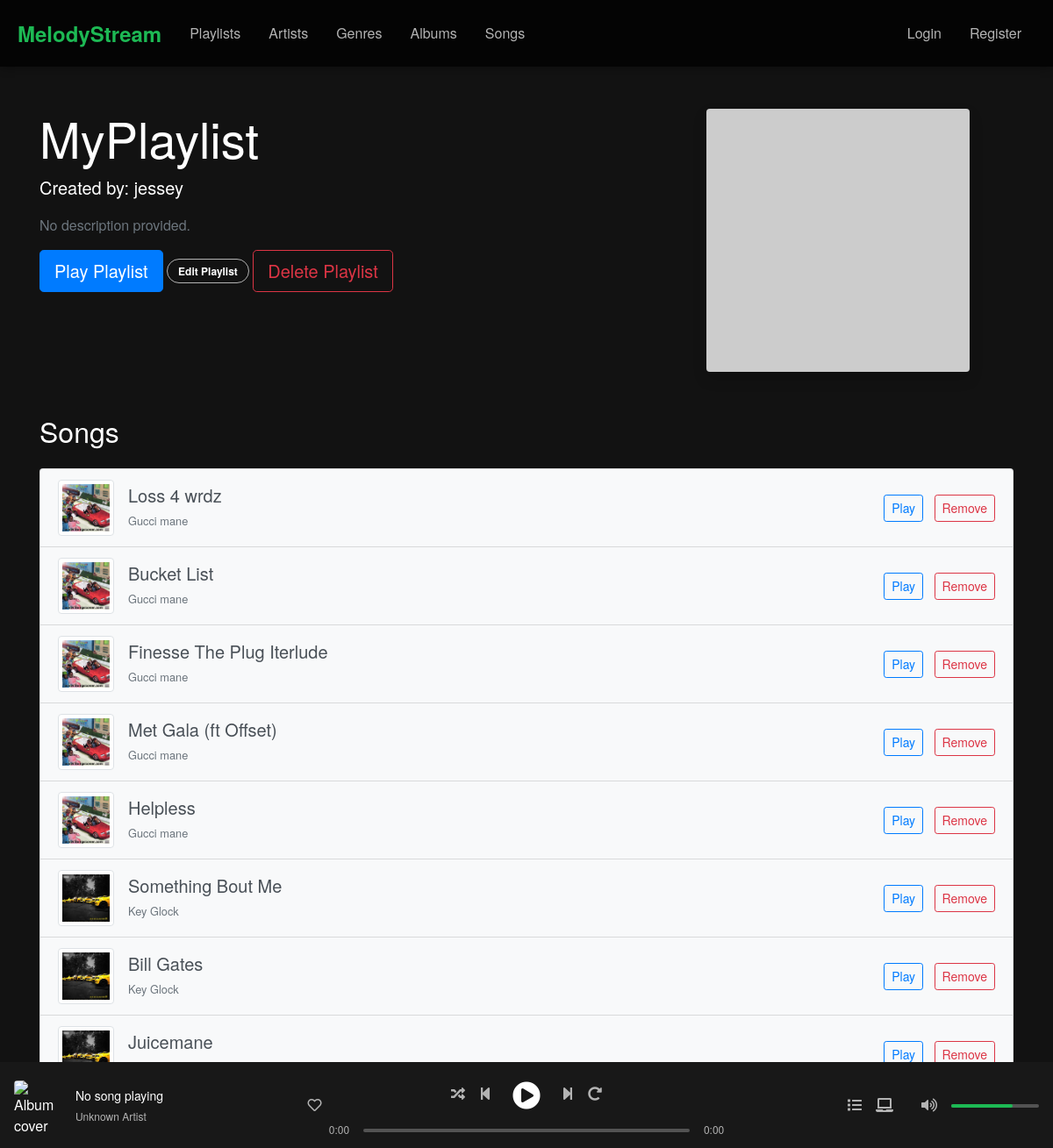
The app's page /playlists/2/ with its own data.
### playlists/models.py (models this page shows, shortened)
class Playlist(models.Model):
    name = models.CharField(max_length=255)
    user = models.ForeignKey(User, on_delete=models.CASCADE, related_name='playlists')
    songs = models.ManyToManyField('music.song', related_name='playlists')
    created_at = models.DateTimeField(auto_now_add=True)
    description = models.TextField(blank=True, null=True)
    play_count = models.IntegerField(default=0)
    likes = models.ManyToManyField(User, related_name="liked_playlists", blank=True)

### users/models.py (models this page shows)
class User(AbstractUser):
    is_artist = models.BooleanField(default=False)

### music/models.py (models this page shows, shortened)
class Song(models.Model):
    title = models.CharField(max_length=255)
    artist = models.ForeignKey(Artist, on_delete=models.CASCADE, related_name='songs')
    audio_file = models.FileField(upload_to='songs/')
    cover_image = models.ImageField(upload_to='covers/')
    upload_date = models.DateTimeField(auto_now_add=True)
    genre = models.ManyToManyField(Genre, related_name='songs')  # Many-to-Many relationship with Genre
    likes =  models.ManyToManyField(User, related_name="liked_songs", blank=True)
    plays = models.PositiveIntegerField(default=0)
    album = models.ForeignKey(Album, on_delete=models.CASCADE, related_name="songs")
    duration = models.DurationField(null=True, blank=True)

class Artist(models.Model):
    name = models.CharField(max_length=100)
    bio = models.TextField(blank=True, null=True)
    image = models.ImageField(upload_to='artists/', blank=True, null=True)
    website = models.URLField(blank=True, null=True)
    spotify = models.URLField(blank=True, null=True)
    is_featured = models.BooleanField(default=False)

### playlists/views.py (the view)
# urls.py: path('<int:pk>/', views.playlist_detail, name='playlist_detail'),
def playlist_detail(request, pk):
    playlist = get_object_or_404(Playlist, pk=pk)
    return render(request, 'playlists/playlist_detail.html', {'playlist': playlist})

### playlists/templates/playlists/playlist_detail.html (shortened to what this page needs)
{% extends "base.html" %}
{% block content %}
<div class="container mt-5">
    <div class="row">
        <div class="col-md-8">
            <h1 class="display-4">{{ playlist.name }}</h1>
            <p class="lead">Created by: {{ playlist.user.username }}</p>
            <p class="text-muted">{{ playlist.description|default:"No description provided." }}</p>
            <div class="mt-3">
                <button class="btn btn-primary btn-lg">Play Playlist</button>
                <button class="btn btn-outline-secondary btn-lg">Edit Playlist</button>
                <button class="btn btn-outline-danger btn-lg">Delete Playlist</button>
            </div>
        </div>
        <div class="col-md-4">
            <img src="{{ playlist.cover_image.url|default:'https://via.placeholder.com/300' }}" alt="{{ playlist.name }}" class="img-fluid rounded shadow">
        </div>
    </div>
    <h2 class="mt-5  mb-4">Songs</h2>
    {% if playlist.songs.all %}
        <div class="list-group ">
            {% for song in playlist.songs.all %}
                <div class="list-group-item list-group-item-action d-flex justify-content-between align-items-center bg-light">
                    <div class="d-flex align-items-center">
                        <img src="{{ song.cover_image.url|default:'https://via.placeholder.com/64' }}" alt="{{ song.title }}" class="img-thumbnail mr-3" style="width: 64px; height: 64px;">
                        <div>
                            <h5 class="mb-1">{{ song.title }}</h5>
                            <small class="text-muted">{{ song.artist.name }}</small>
                        </div>
                    </div>
                    <div>
                        <a href="{{ song.file.url }}" class="btn btn-sm btn-outline-primary mr-2">Play</a>
                        <button class="btn btn-sm btn-outline-danger" onclick="removeSong('{{ song.id }}')">Remove</button>
                    </div>
                </div>
            {% endfor %}
        </div>
    {% else %}
        <div class="alert alert-info" role="alert">
            No songs in this playlist yet. <a href="{% url 'song_list' %}" class="alert-link">Add some songs!</a>
        </div>
    {% endif %}
    <div class="mt-4">
        <a href="{% url 'song_list' %}" class="btn btn-success">Add Songs</a>
        <a href="{% url 'playlists:playlist_list' %}" class="btn btn-secondary">Back to Playlists</a>
    </div>
</div>
{% endblock %}

### static/css/music_platform.css (style rules this page uses)
:root { --primary-color: #1DB954; --dark-bg: #121212; --card-bg: #181818; --card-hover: #282828; --text-primary: #FFFFFF; --text-secondary: #B3B3B3; --border-color: #333333; }
body { background-color: var(--dark-bg); color: var(--text-primary); font-family: 'Circular', 'Helvetica Neue', Arial, sans-serif; margin: 0; padding: 0; }
.btn-success { background-color: var(--primary-color); border-color: var(--primary-color); padding: 4px 12px; border-radius: 20px; font-size: 12px; font-weight: 600; }
.btn-outline-secondary { border-color: var(--text-secondary); color: var(--text-primary); padding: 4px 12px; border-radius: 20px; font-size: 12px; font-weight: 600; }

### records on screen
Playlist: name "MyPlaylist", user.username "jessey", description "No description provided."
Song: cover_image (picture), title "Loss 4 wrdz", artist.name "Gucci mane"
Song: cover_image (picture), title "Bucket List", artist.name "Gucci mane"
Song: cover_image (picture), title "Finesse The Plug Iterlude", artist.name "Gucci mane"
Song: cover_image (picture), title "Met Gala (ft Offset)", artist.name "Gucci mane"
Song: cover_image (picture), title "Helpless", artist.name "Gucci mane"
Song: cover_image (picture), title "Something Bout Me", artist.name "Key Glock"
Song: cover_image (picture), title "Bill Gates", artist.name "Key Glock"
Song: cover_image (picture), title "Juicemane"
